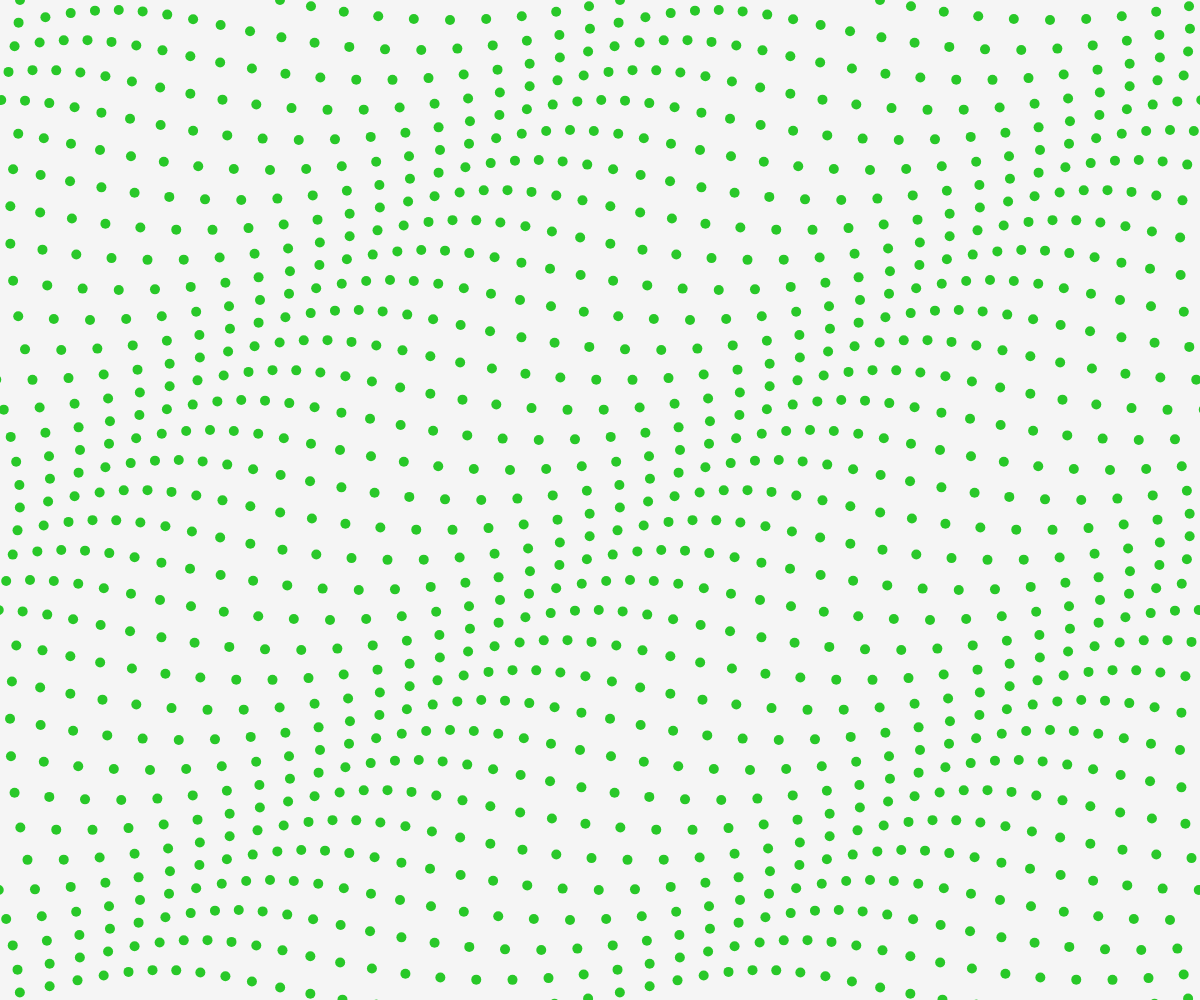
Frame 1 (no input)
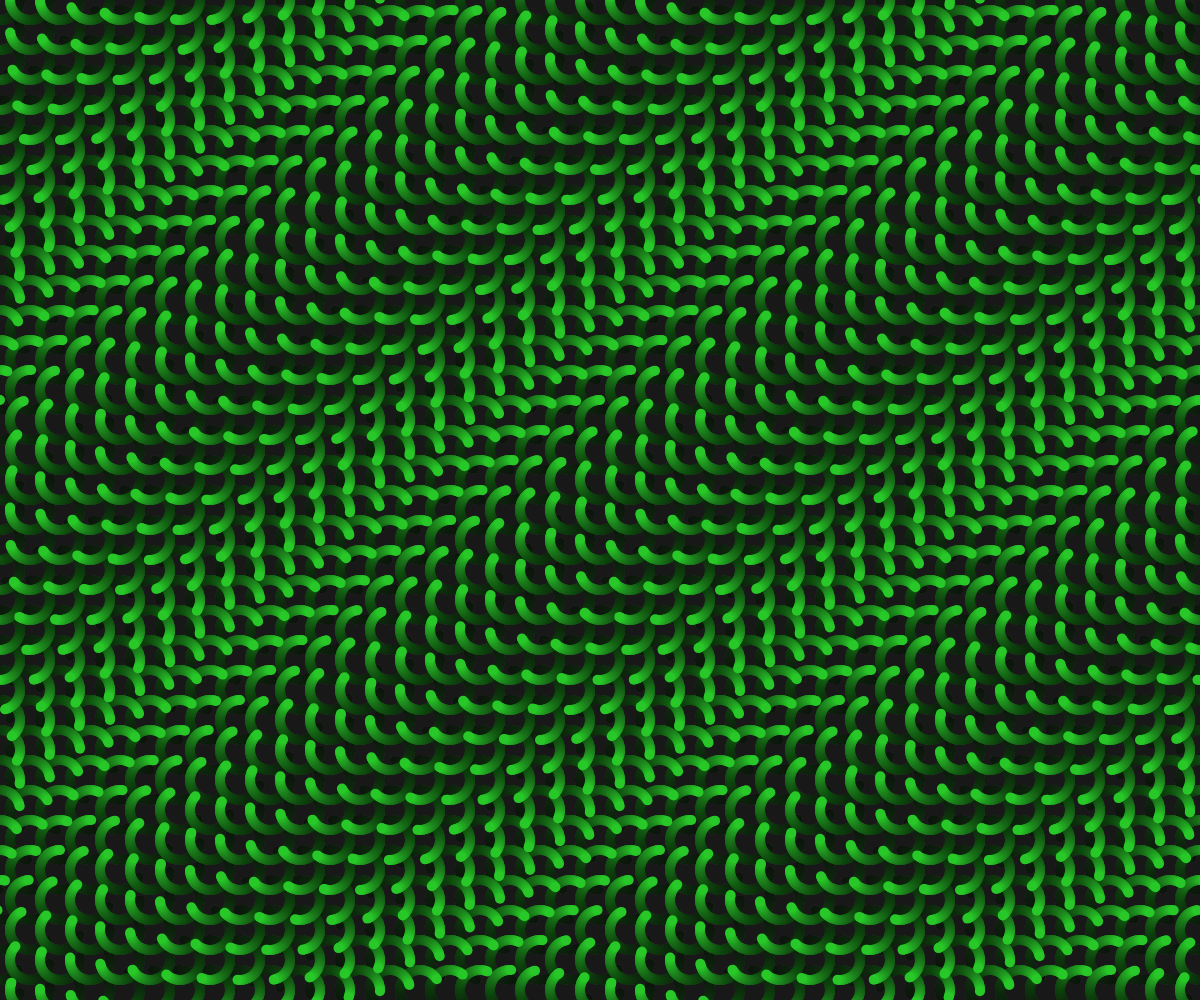
Frame 60 (no input)
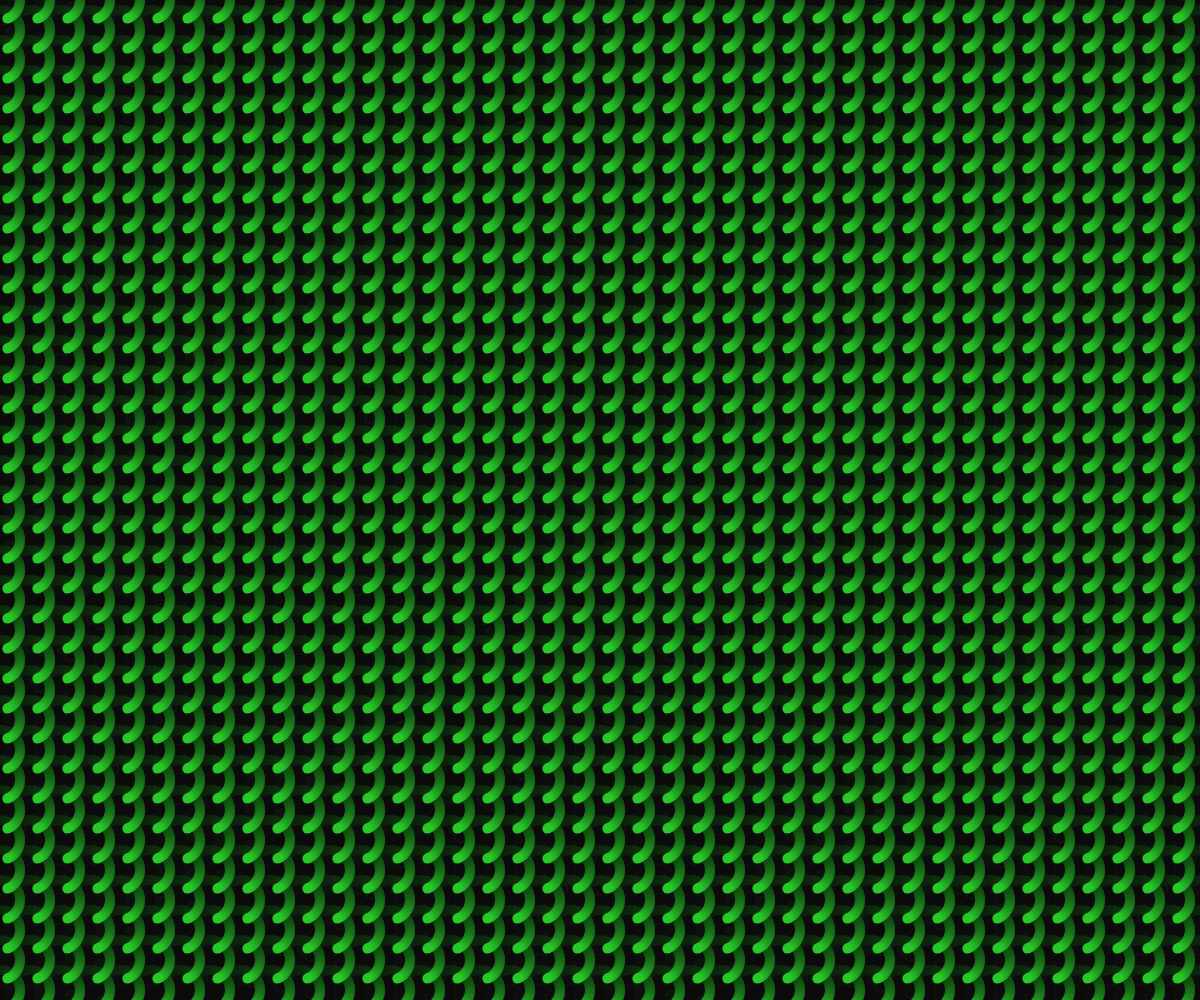
Frame 120 (the mouse pressed at the canvas centre since frame 60)

The p5.js sketch that drew these frames (run headless with seeded random() and noise() and a simulated clock; from frame 60 on, the mouse is pressed at the canvas centre):

// p5.js sketch
// ── sketch.js
let t = 0; 

function setup() {
    // put setup code here
    createCanvas(window.innerWidth, window.innerHeight);
    noStroke();
    fill(40, 200, 40);
    
}

function draw() {
    background(10, 10); // translucent background (creates trails)
    
    // make a x and y grid of ellipses
    for (let x = 0; x <= width; x = x + 30) {
        for (let y = 0; y <= height; y = y + 30) {
            // starting point of each circle depends on mouse position
            let xAngle = map(mouseX, 0, width, -4 * PI, 4 * PI, true);
            let yAngle = map(mouseY, 0, height, -4 * PI, 4 * PI, true);
            // and also varies based on the particle's location
            let angle = xAngle * (x / width) + yAngle *(y / height);
            
            // each particle moves in a circle
            let myX = x + 20 * cos(2 * PI * t + angle);
            let myY = y + 20 * sin(2 * PI * t + angle);
            
            ellipse(myX, myY, 10); // draw particle
        }
    }
    
    t = t + 0.01; // update time
}
